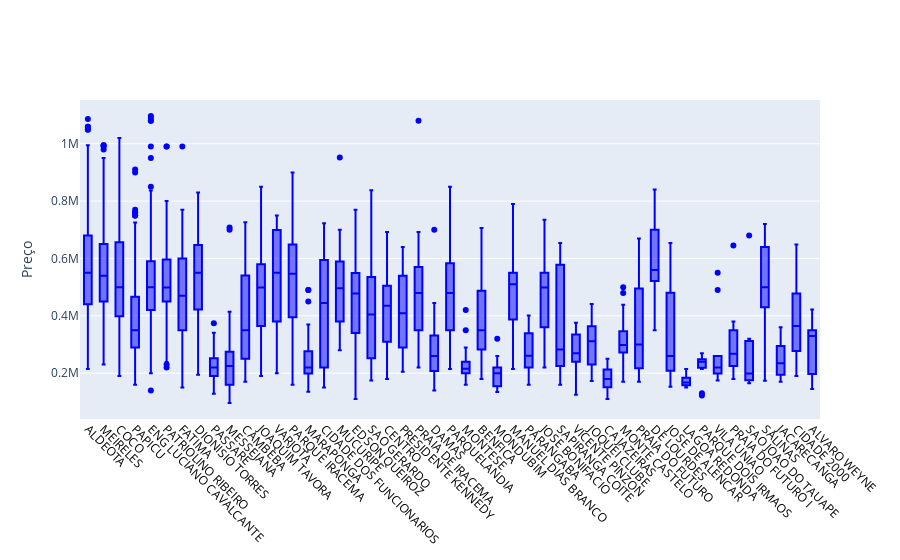

Source (notebook cell):
### Code cell
lista = bairros6.index.tolist()

trace1 = go.Box(
    y=df_47.price,
    x=df_47.Bairro,
    #name='kale',
    marker=dict(
        color='blue'
    )
)
data = [trace1]
layout = go.Layout(
       yaxis = {'title': 'Preço'},
       barmode='stack',
       height = 700,
       xaxis=dict(
       categoryorder='array',
       categoryarray=lista,
       titlefont=dict(
         size=6,
         color='black'),
       showticklabels=True,
       tickfont=dict(
        size=12,
        color='black',
        ),
    tickangle=45,
   
    ),
)   
print (len(lista))
fig = go.Figure(data=data, layout=layout)
fig.show()

### Figure 1 — Plotly figure (JSON) as saved in the notebook; plotly's stock layout.template omitted (floating-point values rounded to 4 significant figures; data arrays with more than 128 entries replaced by an {"elided": "..."} marker saying what was removed)
{"data": [{"marker": {"color": "blue"}, "type": "box", "x": {"elided": "2521 str values"}, "y": {"elided": "2521 int values"}}], "layout": {"autosize": true, "barmode": "stack", "xaxis": {"autorange": true, "categoryarray": ["ALDEOTA", "MEIRELES", "COCO", "PAPICU", "ENG LUCIANO CAVALCANTE", "PATRIOLINO RIBEIRO", "FATIMA", "DIONISIO TORRES", "PASSARE", "MESSEJANA", "CAMBEBA", "JOAQUIM TAVORA", "VARJOTA", "PARQUE IRACEMA", "MARAPONGA", "CIDADE DOS FUNCIONARIOS", "MUCURIPE", "EDSON QUEIROZ", "SAO GERARDO", "CENTRO", "PRESIDENTE KENNEDY", "PRAIA DE IRACEMA", "DAMAS", "PARQUELANDIA", "MONTESE", "BENFICA", "MONDUBIM", "MANUEL DIAS BRANCO", "PARANGABA", "JOSE BONIFACIO", "SAPIRANGA COITE", "VICENTE PINZON", "JOQUEI CLUBE", "CAJAZEIRAS", "MONTE CASTELO", "PRAIA DO FUTURO", "DE LOURDES", "JOSE DE ALENCAR", "LAGOA REDONDA", "PARQUE DOIS IRMAOS", "VILA UNIAO", "PRAIA DO FUTURO I", "SAO JOAO DO TAUAPE", "SALINAS", "JACARECANGA", "CIDADE 2000", "ALVARO WEYNE"], "categoryorder": "array", "range": [-0.5, 46.5], "showticklabels": true, "tickangle": 45, "tickfont": {"color": "black", "size": 12}, "title": {"font": {"color": "black", "size": 6}}, "type": "category"}, "yaxis": {"autorange": true, "range": [40400.0, 1152400], "title": {"text": "Preço"}, "type": "linear"}}}
